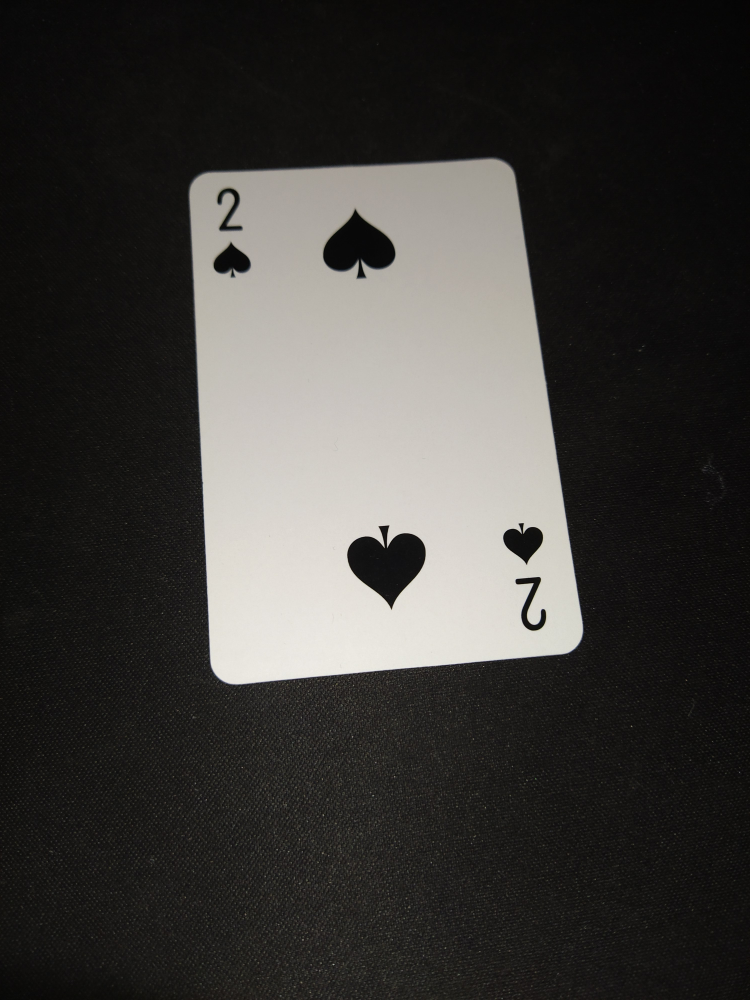
#> input picture Card_Detector/Cartas_Cv/2S.jpg, 3000 x 4000 px (shown at 1/4 size); its folder holds 6 pictures in this run
$ python Card_Detector.py
#> lines starting #> are read from the running program, lines starting #| are printed output that depends on the picture; after the words box and inside, x2 and y2 are one past the last pixel; in counts of white or black regions, pixels touching at a corner belong together
import sys
import numpy as np

import cv2
card_label=["2S","3S","4S","5S","6S","7S","VS","QS","KS","AS","2C","3C","4C","5C","6C","7C","VC","QC","KC","AC","2H","3H","4H","5H","6H","7H","VH","QH","KH","AH","2D","3D","4D","5D","6D","7D","VD","QD","KD","AD"]
card_map = {}
def preprocess(img):
  gray = cv2.cvtColor(img,cv2.COLOR_BGR2GRAY)
  blur = cv2.GaussianBlur(gray,(5,5),2 )
  thresh = cv2.adaptiveThreshold(blur,255,1,1,11,1)
  return thresh

# [38 lines left out: functions imgdiff, card_finder, not called in this run]

def get_cardData():
  num_cards = 52
  cnt = 1
  for label in card_label:
    file_name = "Cartas_Cv/" + label + ".jpg"
    print(file_name)
    card = getCard(file_name)
    processed_card = preprocess(card)
    card_map[label] = processed_card
  print("card data is complete")


def getCard(file_name,file=True):
#> called with file_name = 'Cartas_Cv/2S.jpg', file = True
  if file:
    image = cv2.imread(file_name)
#> image is the input picture: shape (4000, 3000, 3); mean B, G, R 56.8, 59.5, 61.2

  else:
    image = file_name
  check_img(image)
  gray = cv2.cvtColor(image,cv2.COLOR_BGR2GRAY)
  blur = cv2.GaussianBlur(gray,(1,1),1000)
  flag, thresh = cv2.threshold(blur, 120, 255, cv2.THRESH_BINARY)
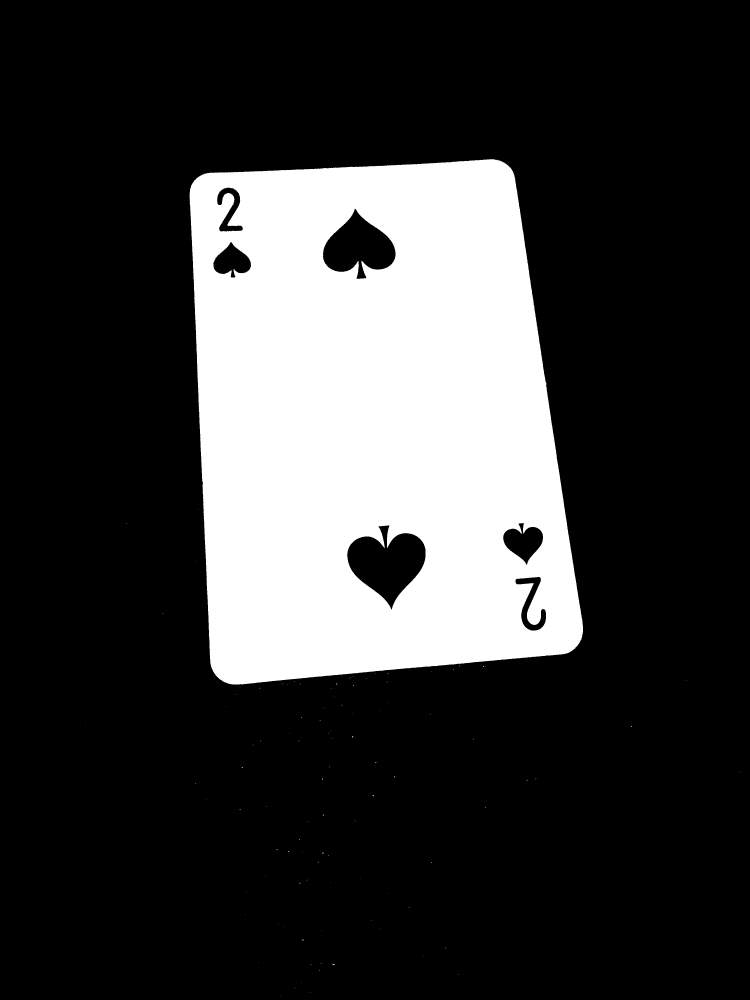
#> thresh: shape (4000, 3000) (shown at 1/4 size); 22.2% white; 156 white regions (154 under 20 px)

  contours, hierarchy = cv2.findContours(thresh,cv2.RETR_TREE,cv2.CHAIN_APPROX_SIMPLE)
#> contours = 169 contours, 162 with area under 20; largest, box (x1, y1, x2, y2) and area: (758, 636, 2332, 2738) 2815310, (1388, 2101, 1703, 2439) 60416, (1291, 834, 1583, 1117) 47112, (2012, 2091, 2173, 2261) 15458, (852, 967, 1005, 1111) 12725, (2061, 2307, 2185, 2523) 9324, (868, 749, 972, 927) 7793
  #print("lengthc" + str(len(contours)))
  contours = sorted(contours, key=cv2.contourArea,reverse=True)[:1]
#> contours = 1 contour; box (x1, y1, x2, y2) and area: (758, 636, 2332, 2738) 2815310

  card = contours[0]
#> card = contour of 2143 points, box (x1, y1, x2, y2) (758, 636, 2332, 2738), area 2815310
  peri = cv2.arcLength(card,True)
#> peri = 7159.3
  approx = cv2.approxPolyDP(card,0.02*peri,True)
#> approx = [[2016, 650], [764, 742], [890, 2724], [2318, 2570]]

  # [5 lines of commented-out code are left out]

  h = np.array([ [0,0],[449,0],[449,449],[0,449] ],np.float32)
  transform = cv2.getPerspectiveTransform(approx.astype(np.float32), h)
#> transform = [[-0.372, 0.0585, 711.6], [0.0199, 0.271, -216.4], [-1.23e-05, 7.84e-05, 1]]
  warp = cv2.warpPerspective(image,transform,(450,450))
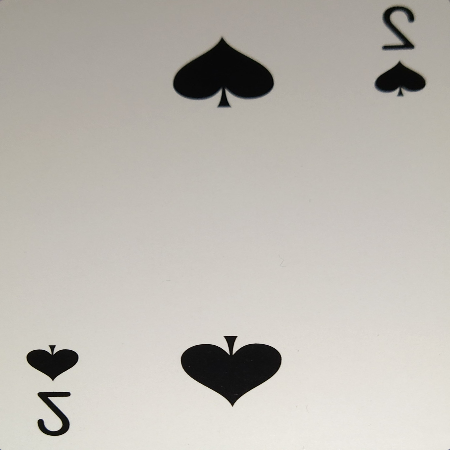
#> warp: shape (450, 450, 3); mean B, G, R 177.7, 184.4, 188.4
  # cv2.imshow('a',warp)
  # cv2.waitKey(0)
  return warp

def check_img(image):
    if np.shape(image) == ():
        print("Image file could not be opened")
        exit(-1)


def main():
  print("initializing card data")
  get_cardData()
#> in preprocess, `thresh = cv2.adaptiveThreshold(blur,255,1,1,11,1)`:
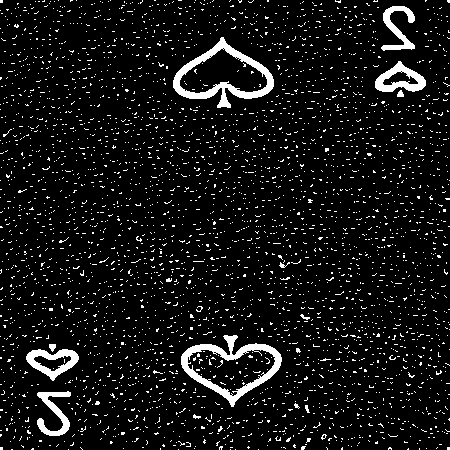
#> thresh: shape (450, 450); 7.6% white; 3482 white regions (3470 under 20 px), largest, box (x1, y1, x2, y2) and area: (173, 37, 274, 108) 1757, (181, 335, 282, 407) 1754, (375, 61, 426, 92) 751


  vc = cv2.VideoCapture(0)

  if vc.isOpened(): # try to get the first frame
      print("camera enable")
      rval, frame = vc.read()
  else:
      rval = False
      print("camera error")
  while rval:
      cv2.imshow("preview", frame)
      rval, frame = vc.read()
      key = cv2.waitKey(20)
      if key == 27: # exit on ESC
          break
      elif key == 32:
        try:
          card = getCard(frame,False)
          res = card_finder(card)
          print("The card is: " + res)
        except:
          print("Couldnt understand the image")


  cv2.destroyWindow("preview")


  # [4 lines of commented-out code are left out]


  cv2.waitKey(0)

# [4 lines left out: function testing, not called in this run]

#testing()
#> (the run stopped early here; a loop or call above may not have finished)
